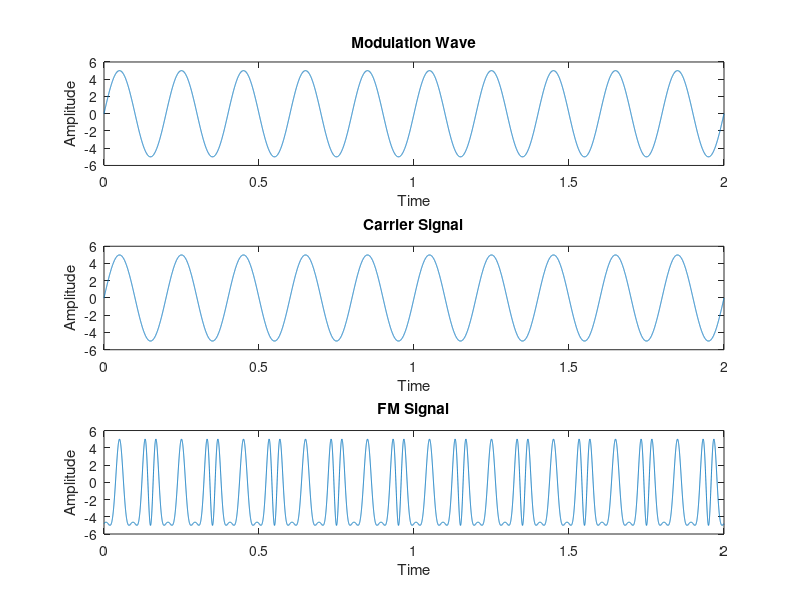

Write the MATLAB code that produced this figure.

t = 0:0.0001:2;
vm = input('Enter Amplitude (Message) = ');
vc = input('Enter Amplitude (Carrier) = ');
fM = input('Enter Message frequency = ');
fc = input('Enter Carrier frequency = ');
m = input('Enter Modulation Index = ');
msg = vm*sin(2*pi*fM*t);
subplot(3,1,1); %plotting message signal
plot(t,msg);
xlabel('Time');
ylabel('Amplitude');
title('Modulation Wave');

carrier = vc*sin(2*pi*fc*t);
subplot(3,1,2); %plotting carrier signal
plot(t,carrier);
xlabel('Time');
ylabel('Amplitude');
title('Carrier Signal');

y = vc*sin(2*pi*fc*t+m.*cos(2*pi*fM*t));
subplot(3,1,3);%plotting FM (Frequency Modulated) signal
plot(t,y);
xlabel('Time');
ylabel('Amplitude');
title('FM Signal');